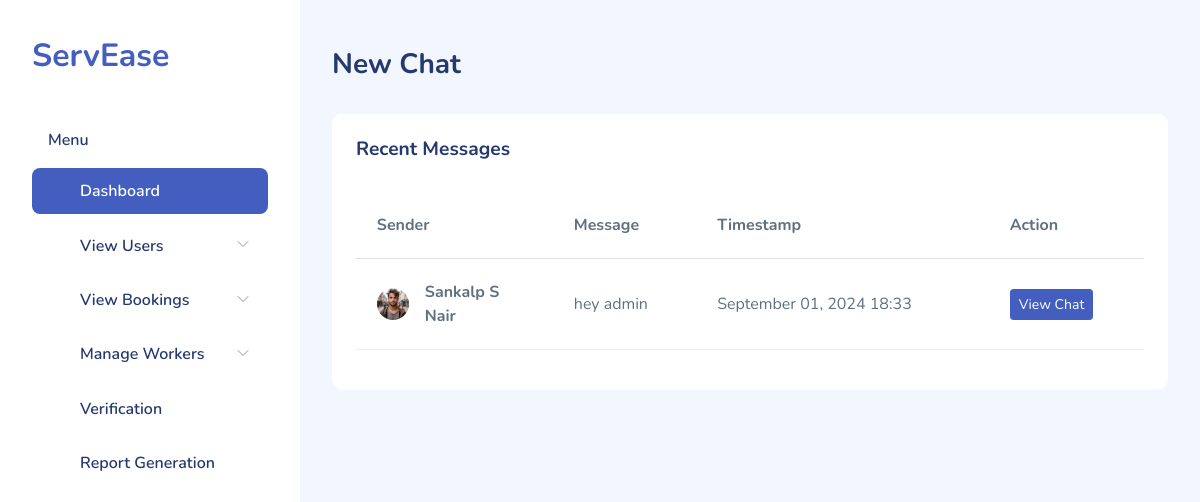
Page /new_chat/ on the earlier database version.
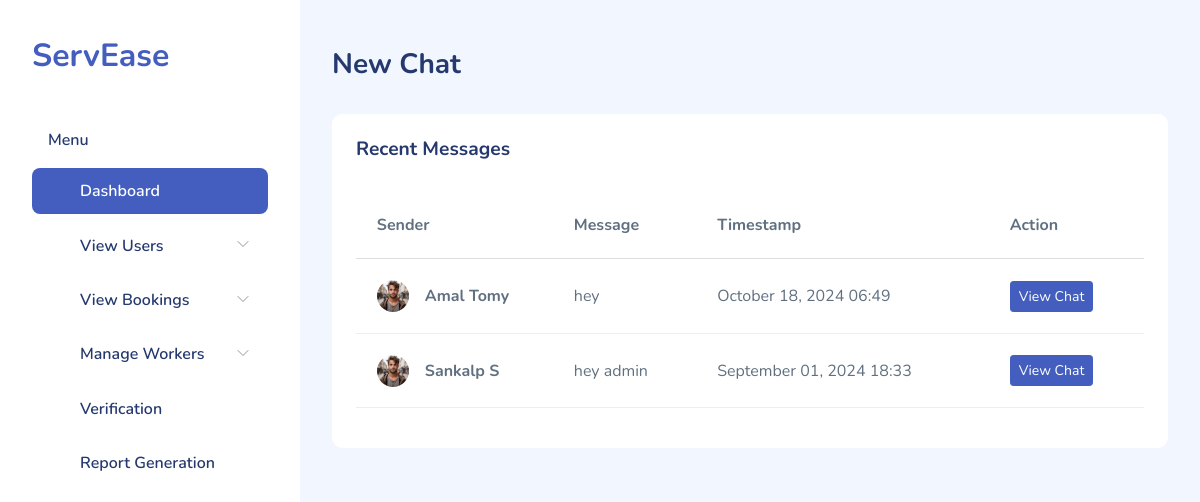
Same page on the later database version.
### Home_app/models.py (models this page shows, shortened)
class ChatMessage(models.Model):
    sender = models.ForeignKey(Users, on_delete=models.CASCADE, related_name='sent_messages')
    receiver = models.ForeignKey(
        Users,
        on_delete=models.CASCADE,
        related_name='received_messages',
        limit_choices_to=Q(usertype='admin'),
        null=True,  # Allow null temporarily
        default=None  # Set default to None
    )
    message = models.TextField()
    timestamp = models.DateTimeField(auto_now_add=True)

class Users(models.Model):
    user_id = models.AutoField(primary_key=True)
    firstname = models.CharField(max_length=20,blank=False)
    lastname = models.CharField(max_length=20,blank=False)
    email = models.EmailField(unique=True,blank=False)
    phone = models.CharField(max_length=10,null=True)
    address = models.TextField()
    place=models.CharField(max_length=30, blank=True)
    availability = models.IntegerField(default=0)
    district = models.CharField(max_length=20, blank=True)
    image = models.ImageField(upload_to='profile_pic', null=True, blank=True)
    password = models.CharField(max_length=256)
    usertype = models.CharField(max_length=20)
    active = models.BooleanField(default=True)

### Home_app/views.py (the view)
# urls.py: path('new_chat/', views.admin_new_chat, name='admin_new_chat'),
def admin_new_chat(request):
    latest_messages = ChatMessage.objects.filter(
        sender=OuterRef('sender')
    ).order_by('-timestamp').values('id')[:1]
    messages = ChatMessage.objects.filter(
        id=Subquery(latest_messages)
    ).exclude(sender_id=22).select_related('sender').order_by('-timestamp')[:20]
    context = {
        'messages': messages,
    }
    return render(request, 'admin_temp/new_chat.html', context)

### templates/admin_temp/new_chat.html (shortened to what the changed rows need)
{% load static %}
<!DOCTYPE html>
<html lang="en">
<head>
    <link rel="stylesheet" href="{% static 'adm_assets/css/bootstrap.css' %}">
    <link rel="stylesheet" href="{% static 'adm_assets/vendors/iconly/bold.css'%}">
    <link rel="stylesheet" href="{% static 'adm_assets/vendors/perfect-scrollbar/perfect-scrollbar.css' %}">
    <link rel="stylesheet" href="{% static 'adm_assets/vendors/bootstrap-icons/bootstrap-icons.css' %}">
    <link rel="stylesheet" href="{% static 'adm_assets/css/app.css' %}">
</head>
<body>
    <div id="app">
        <div id="main">
            <div class="page-content">
                <section class="row">
                    <div class="col-12">
                        <div class="card">
                            <div class="card-body">
                                <div class="table-responsive">
                                    <table class="table table-hover table-lg">
                                        <thead>
                                            <tr>
                                                <th>Sender</th>
                                                <th>Message</th>
                                                <th>Timestamp</th>
                                                <th>Action</th>
                                            </tr>
                                        </thead>
                                        <tbody>
                                            {% for message in messages %}
                                            <tr>
                                                <td class="col-3">
                                                    <div class="d-flex align-items-center">
                                                        <div class="avatar avatar-md">
                                                            <img src="{{ message.sender.image.url }}" alt="{{ message.sender.firstname }}">
                                                        </div>
                                                        <p class="font-bold ms-3 mb-0">{{ message.sender.firstname }} {{ message.sender.lastname }}</p>
                                                    </div>
                                                </td>
                                                <td class="col-auto">
                                                    <p class="mb-0">{{ message.message|truncatechars:50 }}</p>
                                                </td>
                                                <td class="col-auto">
                                                    <p class="mb-0">{{ message.timestamp|date:"F d, Y H:i" }}</p>
                                                </td>
                                                <td class="col-auto">
                                                    <a href="{% url 'admin_view_chat' message.sender.user_id %}" class="btn btn-primary btn-sm">View Chat</a>
                                                </td>
                                            </tr>
                                            {% empty %}
                                            <tr>
                                                <td colspan="4">No messages found.</td>
                                            </tr>
                                            {% endfor %}
                                        </tbody>
                                    </table>
                                </div>
                            </div>
                        </div>
                    </div>
                </section>
            </div>
        </div>
    </div>
</body>
</html>

Differences in the rows shown:
added ChatMessage: sender.image (picture), sender.firstname "Amal", sender.lastname "Tomy", message "hey", timestamp "October 18, 2024 06:49"
changed through a linked row, ChatMessage "hey admin": sender.lastname "S Nair" → "S"
